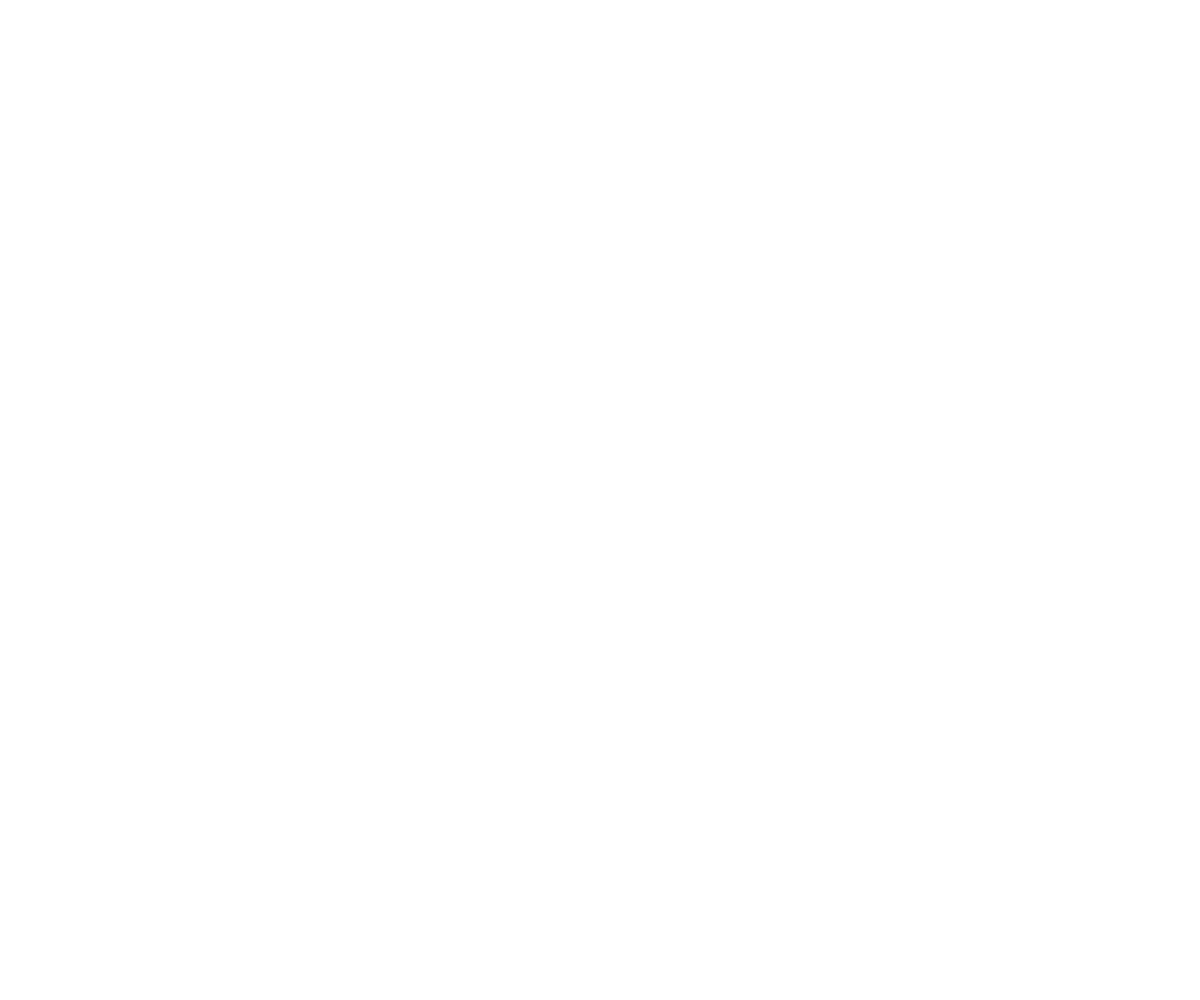
Frame 1 (no input)
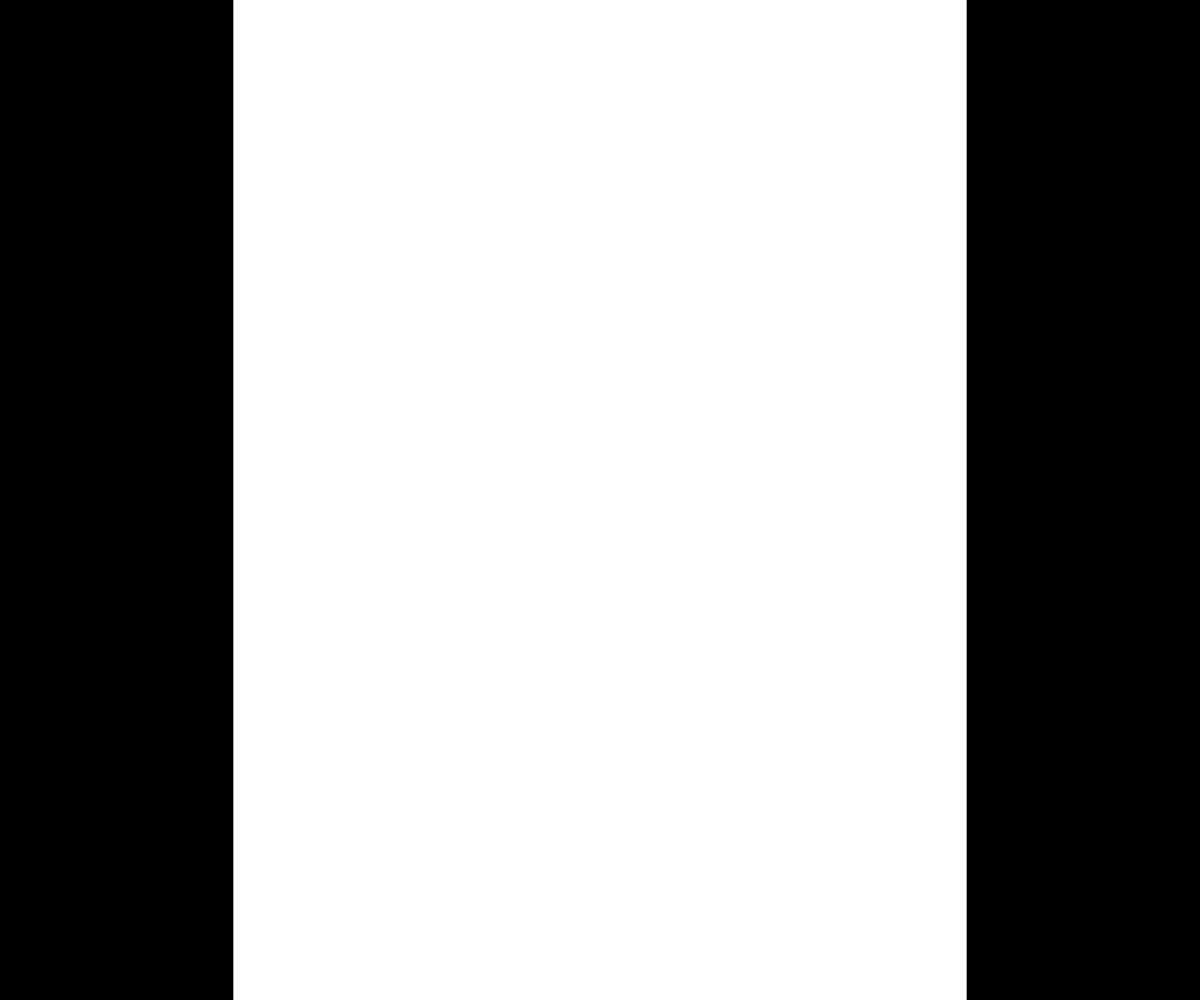
Frame 60 (no input)
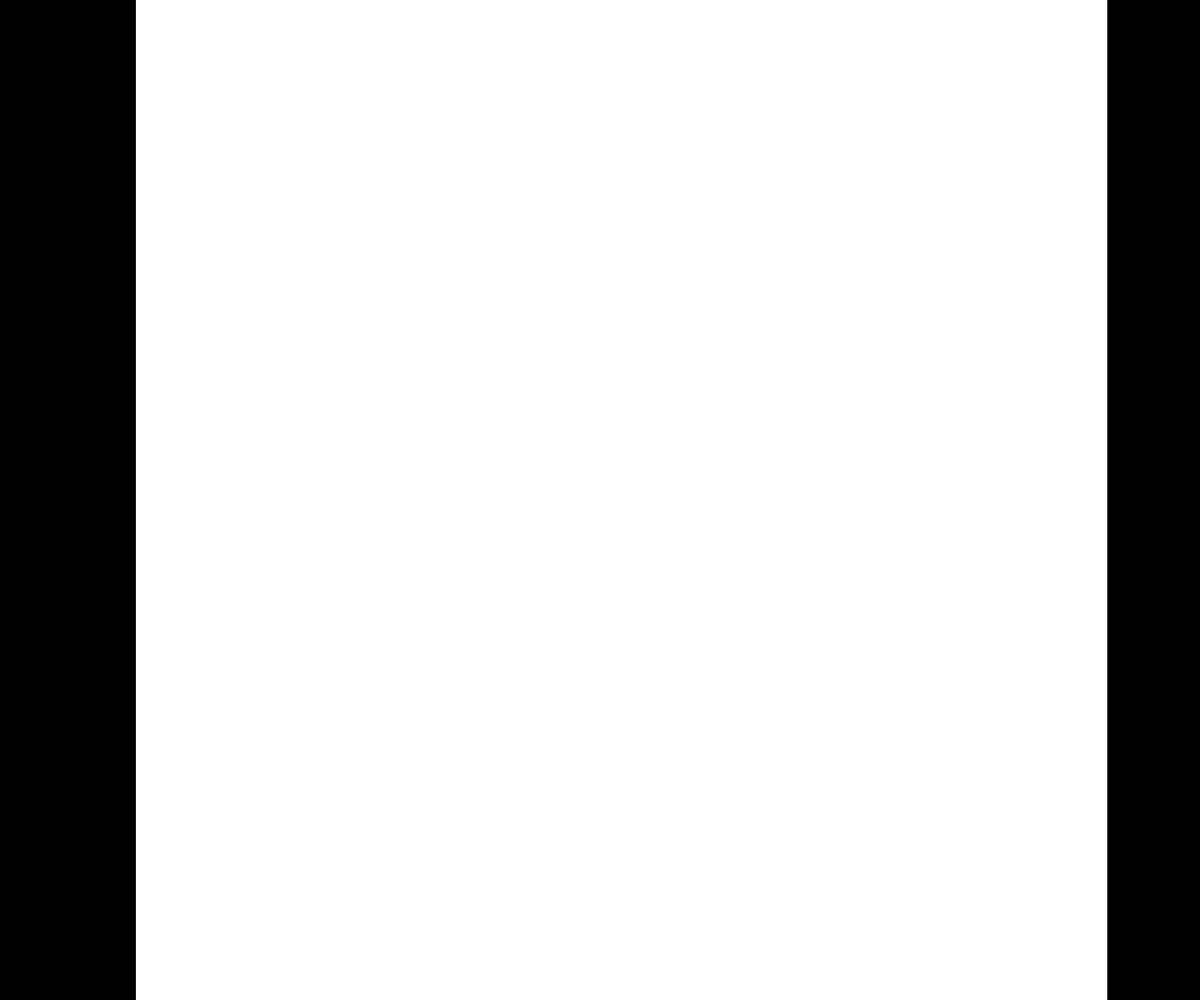
Frame 120 (the mouse pressed at the canvas centre since frame 60)

The p5.js sketch that drew these frames (run headless with seeded random() and noise() and a simulated clock; from frame 60 on, the mouse is pressed at the canvas centre):

// p5.js sketch
// ── sketch.js
let x1, x2;
let xspeed1, xspeed2;
let speed = 5;
let low = 0;
let high = 255;
let a = low;
let aspeed = 5; //changed from 0.5 for testing the rock
let bg = high;
let m = 120;
let thresW = 30;
let rockX = undefined;
let rockY;
let rockW = 20;
let rockH = 60;
let showRock = true;

function setup() {
  createCanvas(windowWidth, windowHeight);
  noStroke();
  noCursor();
  randomSeed(0);
  reset();
}

function reset() {
  console.log("RESET");
  a = low;
  x1 = width * random(0.1, 0.5);
  x2 = width - x1;
  xspeed1 = random(-speed, speed); //random(1) > 0.5 ? -speed : speed;
  // Go the opposite way
  xspeed2 = random(-speed, speed); //xspeed1 > 0 ? -speed : speed;

  //randomize rock
  rockX = undefined;
  rockY = height/2 - rockH + random(-rockH * 3, rockH * 3);
  showRock = random(1) < 0.5;
}

function draw() {
  background(bg);
  // Is the background white or black?
  // Make it the oppposite color
  fill(bg > low ? low : high, a);
  rect(0, 0, x1, height);
  rect(x2, 0, width - x2, height);
  a += aspeed;
  // If fully faded in
  if (a > high + m || a < low - m) {
    x1 += xspeed1;
    x2 += xspeed2;

    // if left and right rects cross, show the rock
    if (showRock && x1>x2){
      if (rockX == undefined) rockX = x2;
      fill(bg);
      if (abs(xspeed2) < abs(xspeed1)) { //mid rect shrinking to the right, show rock on the right
        rect(rockX, rockY, x1-x2 < rockW ? x1-x2 : rockW, rockH);
      } else {
        rect(rockX-(x1-x2 < rockW ? x1-x2 : rockW), rockY, x1-x2 < rockW ? x1-x2 : rockW, rockH);
      }
    }

    if ((x1 > width || x1 < 0) && (x2 > width || x2 < 0)) {
      if (x1 > width || x2 < 0) {
        // If the background was white, make it black
        bg = bg > low ? low : high;
        console.log(bg);
      }
      reset();
    }
  }
}
